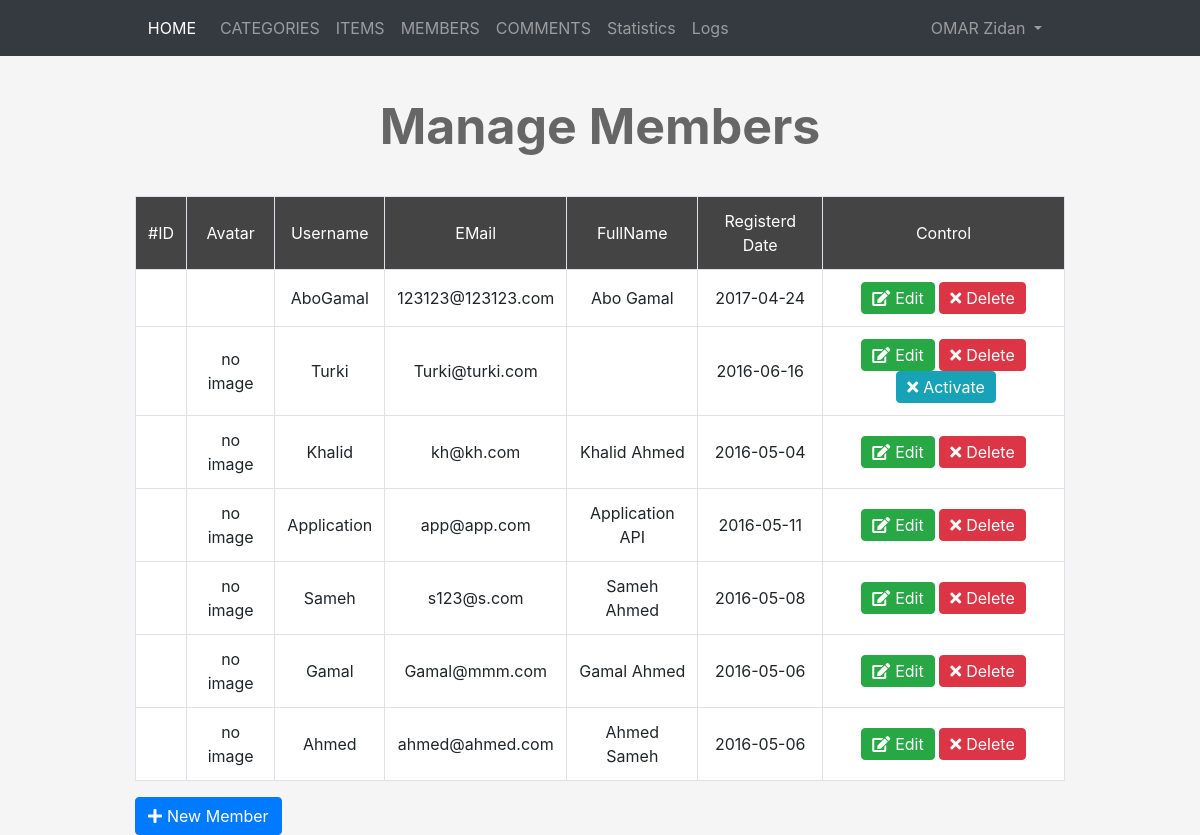
/Admin/members.php (signed in), run on the app's committed database.
### tables this page shows
CREATE TABLE `users` (
  `UserID` int(11) NOT NULL COMMENT 'To Identify User',
  `Username` varchar(255) NOT NULL COMMENT 'Username To Login',
  `Password` varchar(255) NOT NULL COMMENT 'Password To Login',
  `Email` varchar(255) NOT NULL,
  `FullName` varchar(255) NOT NULL,
  `GroupID` int(11) NOT NULL DEFAULT 0 COMMENT 'Identify User Group',
  `TrustStatus` int(11) NOT NULL DEFAULT 0 COMMENT 'Seller Rank',
  `RegStatus` int(11) NOT NULL DEFAULT 0 COMMENT 'User Approval',
  `Date` date NOT NULL,
  `avatar` varchar(255) NOT NULL
);

### Admin/members.php (the view, shortened to what this page needs)
<?php
if (isset($_SESSION['username'])) {
    include 'ini.php';
    if(isset($_GET['do'])){
        $do = $_GET['do'];
    }else{
        $do = "manage";
    }
    if ($do == 'manage') {
        $query = '';
        $headline = 'Manage Members';
      $stmt = $con->prepare("SELECT * FROM Users WHERE GroupID != 1 $query ORDER BY UserID DESC ");
      $stmt->execute();
      $rows = $stmt->fetchAll();
    ?>
      <h1 class="text-center"><? echo $headline; ?></h1>
      <div class="container">
        <div class="table-responsive">
          <table class="main-table text-center table table-bordered">
            <tr>
              <td>#ID</td>
              <td>Avatar</td>
              <td>Username</td>
              <td>EMail</td>
              <td>FullName</td>
              <td>Registerd Date</td>
              <td>Control</td>
            </tr>
            <?php
            foreach ($rows as $row) {
              echo '<tr>';
                echo  '<td>'. $row['userID'] .'</td>';
                echo  '<td>';
                if (empty($row['avatar'])) {
                    echo "no image";
                }else {
                    echo '<img src="upload/avatars/'.
                    $row['avatar'].'" alt="" />';
                }
                echo '</td>';
                echo  '<td>'. $row['Username'].'</td>';
                echo  '<td>'. $row['Email'].'</td>';
                echo  '<td>'. $row['FullName'].'</td>';
                echo  '<td>'. $row['Date'].'</td>';
                echo '<td>
                        <a href="members.php?do=edit&userID='. $row["userID"].' "class="btn btn-success"><i class="fa fa-edit"></i>Edit</a>
                        <a href="members.php?do=delete&userID='. $row["userID"].' "class="btn btn-danger confirm"><i class="fas fa-times"></i>Delete</a>';
                    if ($row['RegStatus'] == 0) {
                            echo '<a href="members.php?do=activate&userID='. $row["userID"].' "class="btn btn-info activate"><i class="fas fa-times"></i>Activate</a>';
                    }
                echo '</td>';
              echo "</tr>";
            }
            ?>
          </table>
        </div>
        <a href='members.php?do=add' class="btn btn-primary"><i class="fa fa-plus"></i>New Member</a>
      </div>
<?
    }
}else{
    header('location: index.php');
    exit();
} ?>

### Admin/includes/templates/navbar.php (shortened to what this page needs)
<?php
global $con;
$stmt = $con->prepare("SELECT FullName FROM Users WHERE userID = :userid");
$stmt->execute([
    ':userid' => $_SESSION['ID']
]);
?>
<nav class="navbar navbar-expand-lg navbar-dark bg-dark">
  <div class="container">
    <a class="navbar-brand" href="dashboard.php">HOME</a>
    <div class="collapse navbar-collapse" id="navbarNavDropdown">
      <ul class="navbar-nav">
        <li class="nav-item">
          <a class="nav-link" href="categories.php">CATEGORIES</a>
        </li>
        <li class="nav-item">
          <a class="nav-link" href="items.php">ITEMS</a>
        </li>
        <li class="nav-item">
          <a class="nav-link" href="members.php">MEMBERS</a>
        </li>
        <li class="nav-item">
          <a class="nav-link" href="comments.php">COMMENTS</a>
        </li>
        <li class="nav-item">
          <a class="nav-link" href="#">Statistics</a>
        </li>
        <li class="nav-item">
          <a class="nav-link" href="#">Logs</a>
        </li>
      </ul>
      <ul class="navbar-nav dropdownprofile">
        <li class="nav-item dropdown">
          <a class="nav-link dropdown-toggle" href="#" id="navbarDropdownMenuLink" role="button" data-toggle="dropdown" aria-haspopup="true" aria-expanded="false">
          <?
          echo $stmt->fetchColumn();
          ?>
          </a>
        </li>
      </ul>
    </div>
  </div>
</nav>
<?php require_once $tplRoute . "footer.php"; ?>

### Admin/layout/css/all.css (style rules this page uses)
.fa, .fas, .far, .fal, .fab { -moz-osx-font-smoothing: grayscale; -webkit-font-smoothing: antialiased; display: inline-block; font-style: normal; font-variant: normal; text-rendering: auto; line-height: 1; }
.fa-edit:before { content: "\f044"; }
.fa-plus:before { content: "\f067"; }
.fa-times:before { content: "\f00d"; }
.fa, .fas { font-family: 'Font Awesome 5 Free'; font-weight: 900; }

### Admin/layout/css/backend.css (style rules this page uses)
body { background-color: #f5f5f5; }
.dropdownprofile { position: absolute; right: 150px; }
.navbar-brand { font-size: 1em; }
h1 { font-size: 50px; margin: 40px 0; font-weight: bold; color: #666; }
i { position: relative; margin-right: 5px; }
.main-table td { background-color: #fff; vertical-align: middle !important; }
.main-table tr:first-child td { background-color: #444; color: #fff }
.main-table .btn { padding: 3px 10px; }
.main-table .activate { margin-left: 5px; }

### data on the page
users: FullName "OMAR Zidan"
users: Username "AboGamal", Email "123123@123123.com", FullName "Abo Gamal", Date "2017-04-24"
users: avatar "no image", Username "Turki", Email "Turki@turki.com", Date "2016-06-16"
users: avatar "no image", Username "Khalid", Email "kh@kh.com", FullName "Khalid Ahmed", Date "2016-05-04"
users: avatar "no image", Username "Application", Email "app@app.com", FullName "Application API", Date "2016-05-11"
users: avatar "no image", Username "Sameh", Email "s123@s.com", FullName "Sameh Ahmed", Date "2016-05-08"
users: avatar "no image", Username "Gamal", Email "Gamal@mmm.com", FullName "Gamal Ahmed", Date "2016-05-06"
users: avatar "no image", Username "Ahmed", Email "ahmed@ahmed.com", FullName "Ahmed Sameh", Date "2016-05-06"

### other printed values
$headline "Manage Members"
